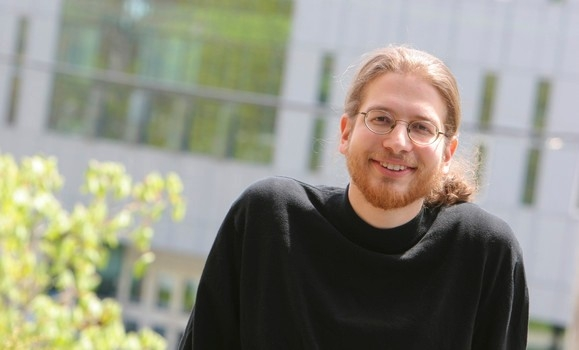
#> input picture assignment_1/erik_demaine.jpg, 579 x 350 px
$ jupyter execute CV_1st_assignment.ipynb
#> lines starting #> are read from the running program, lines starting #| are printed output that depends on the picture
## Computer Vision 1st Assignment
## Melika Heydari Rad
#### Maktabkhooneh Course

[cell 1]
import cv2
import matplotlib.pyplot as plt

[cell 2]
img = cv2.imread('erik_demaine.jpg')
#> img is the input picture: shape (350, 579, 3); mean B, G, R 129, 142.5, 143.4
RGB_img = cv2.cvtColor(img, cv2.COLOR_BGR2RGB)

plt.imshow(RGB_img)

[cell 3]
# صرفا جهت امتحان کردن نمایش توسط openCV
cv2.imshow('Erik_in_window',img)
cv2.waitKey()
cv2.destroyAllWindows()

[cell 4]
face = RGB_img[40:250, 300:500]
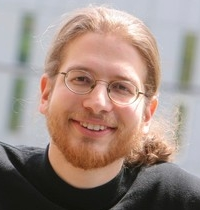
#> face: shape (210, 200, 3); mean R, G, B 159.6, 139.8, 130.8

plt.figure(figsize=(3,3))
plt.imshow(face)

[cell 5]
RGB_face = face[:,:,::-1]
# یا
# RGB_face = cv2.cvtColor(face, cv2.COLOR_BGR2RGB)

[cell 6]
cv2.imwrite('./Erik_face.jpg', RGB_face)
#> Out = True
